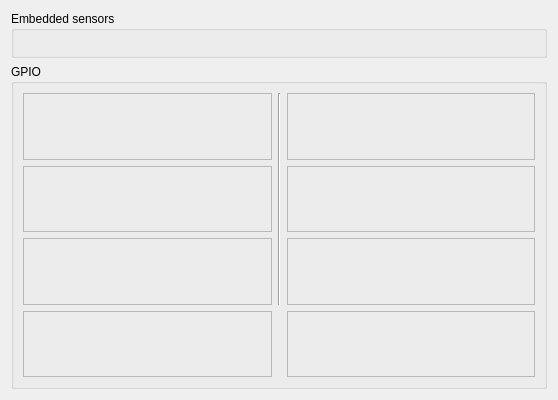
<?xml version="1.0" encoding="UTF-8"?>
<ui version="4.0">
 <class>atmelSimulator</class>
 <widget class="QWidget" name="atmelSimulator">
  <property name="geometry">
   <rect>
    <x>0</x>
    <y>0</y>
    <width>558</width>
    <height>400</height>
   </rect>
  </property>
  <property name="windowTitle">
   <string>Form</string>
  </property>
  <layout class="QVBoxLayout" name="verticalLayout_2">
   <item>
    <widget class="QGroupBox" name="groupBox">
     <property name="title">
      <string>Embedded sensors</string>
     </property>
     <layout class="QVBoxLayout" name="verticalLayout_3">
      <item>
       <widget class="gpioDevice" name="embeddedTemperature">
        <property name="frameShape">
         <enum>QFrame::StyledPanel</enum>
        </property>
        <property name="frameShadow">
         <enum>QFrame::Raised</enum>
        </property>
       </widget>
      </item>
      <item>
       <widget class="gpioDevice" name="embeddedLight">
        <property name="frameShape">
         <enum>QFrame::StyledPanel</enum>
        </property>
        <property name="frameShadow">
         <enum>QFrame::Raised</enum>
        </property>
       </widget>
      </item>
     </layout>
    </widget>
   </item>
   <item>
    <widget class="QGroupBox" name="groupBox_2">
     <property name="sizePolicy">
      <sizepolicy hsizetype="Preferred" vsizetype="Preferred">
       <horstretch>0</horstretch>
       <verstretch>1</verstretch>
      </sizepolicy>
     </property>
     <property name="title">
      <string>GPIO</string>
     </property>
     <layout class="QGridLayout" name="gridLayout">
      <item row="0" column="2">
       <widget class="gpioDevice" name="gpio5">
        <property name="frameShape">
         <enum>QFrame::StyledPanel</enum>
        </property>
        <property name="frameShadow">
         <enum>QFrame::Raised</enum>
        </property>
       </widget>
      </item>
      <item row="0" column="0">
       <widget class="gpioDevice" name="gpio1">
        <property name="frameShape">
         <enum>QFrame::StyledPanel</enum>
        </property>
        <property name="frameShadow">
         <enum>QFrame::Raised</enum>
        </property>
       </widget>
      </item>
      <item row="2" column="0">
       <widget class="gpioDevice" name="gpio3">
        <property name="frameShape">
         <enum>QFrame::StyledPanel</enum>
        </property>
        <property name="frameShadow">
         <enum>QFrame::Raised</enum>
        </property>
       </widget>
      </item>
      <item row="1" column="0">
       <widget class="gpioDevice" name="gpio2">
        <property name="frameShape">
         <enum>QFrame::StyledPanel</enum>
        </property>
        <property name="frameShadow">
         <enum>QFrame::Raised</enum>
        </property>
       </widget>
      </item>
      <item row="1" column="2">
       <widget class="gpioDevice" name="gpio6">
        <property name="frameShape">
         <enum>QFrame::StyledPanel</enum>
        </property>
        <property name="frameShadow">
         <enum>QFrame::Raised</enum>
        </property>
       </widget>
      </item>
      <item row="0" column="1" rowspan="3">
       <widget class="Line" name="line">
        <property name="orientation">
         <enum>Qt::Vertical</enum>
        </property>
       </widget>
      </item>
      <item row="4" column="0">
       <widget class="gpioDevice" name="gpio4">
        <property name="frameShape">
         <enum>QFrame::StyledPanel</enum>
        </property>
        <property name="frameShadow">
         <enum>QFrame::Raised</enum>
        </property>
       </widget>
      </item>
      <item row="2" column="2">
       <widget class="gpioDevice" name="gpio7">
        <property name="frameShape">
         <enum>QFrame::StyledPanel</enum>
        </property>
        <property name="frameShadow">
         <enum>QFrame::Raised</enum>
        </property>
       </widget>
      </item>
      <item row="4" column="2">
       <widget class="gpioDevice" name="gpio8">
        <property name="frameShape">
         <enum>QFrame::StyledPanel</enum>
        </property>
        <property name="frameShadow">
         <enum>QFrame::Raised</enum>
        </property>
       </widget>
      </item>
     </layout>
    </widget>
   </item>
  </layout>
 </widget>
 <customwidgets>
  <customwidget>
   <class>gpioDevice</class>
   <extends>QFrame</extends>
   <header>gpioDevice.h</header>
   <container>1</container>
  </customwidget>
 </customwidgets>
 <resources/>
 <connections/>
</ui>
